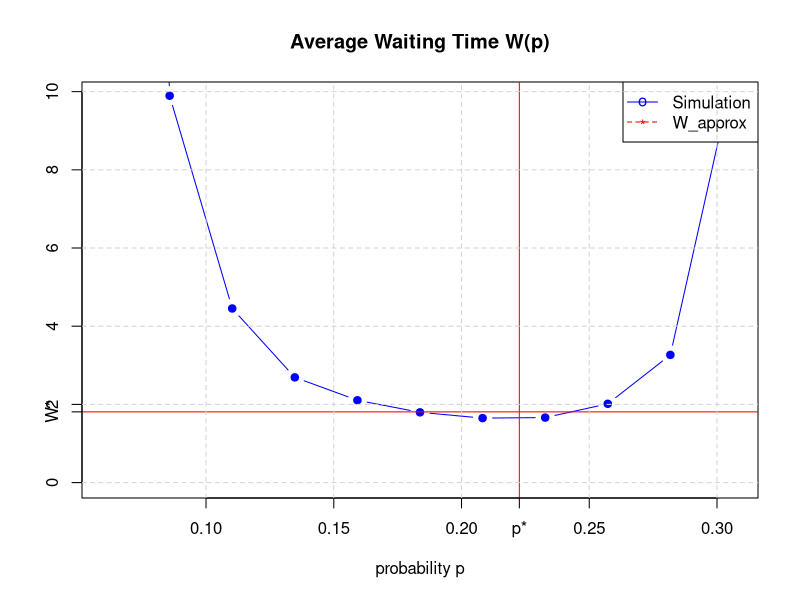
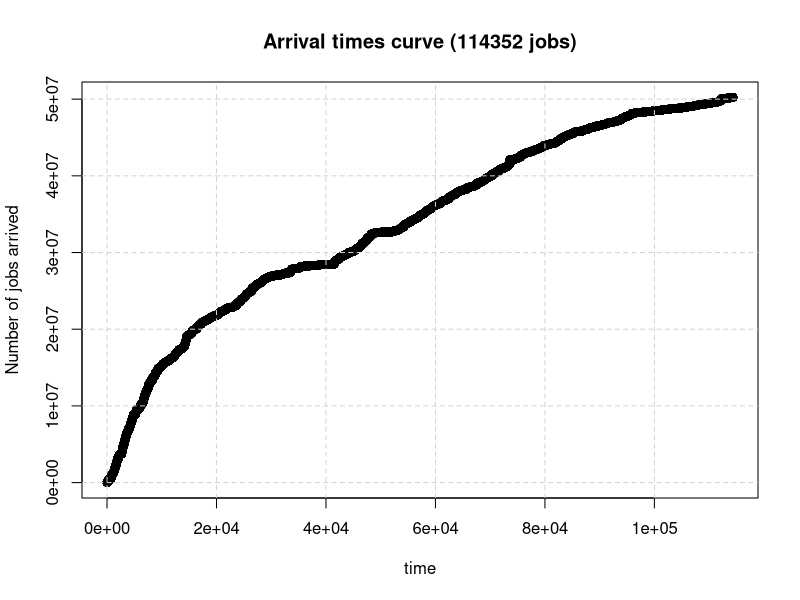
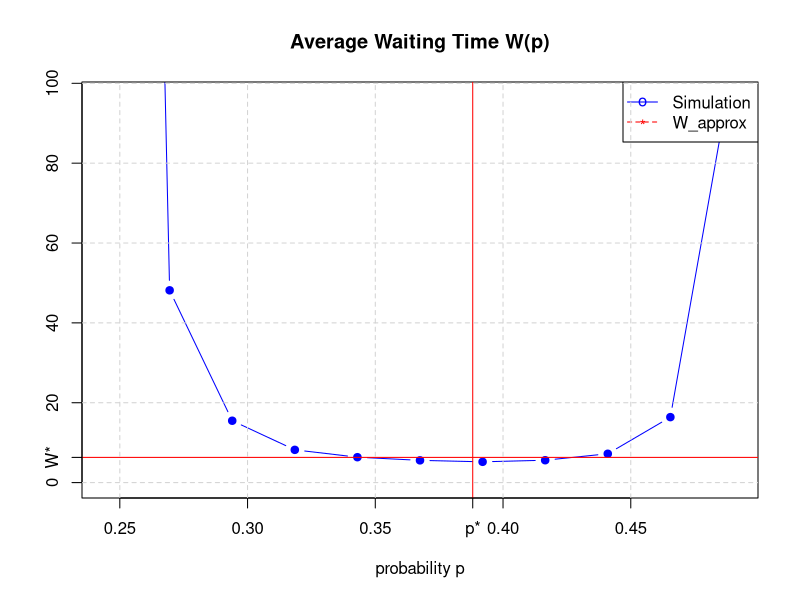

Generate these figures, in order, with R:
## ---- chunk 1
knitr::opts_chunk$set(echo = TRUE)

LB_random <- function(N,p,mu,InterArrival,JobSize) {      

  WaitingTime=rep(0,2);
  WaitingTimeCum=rep(0,2);
  
  for (n in 1:N) #for each job
  {
    # Dispatching decision of RANDOM
    U = sample(x=1:2,1, prob = c(p,1-p)); 
    for (k in 1:2) #for each server
    {
      # Update the waiting time of server k (Lindley's recursion)
      WaitingTime[k] = max(WaitingTime[k] + ifelse(U==k,1,0)*JobSize[n]/mu[k] - InterArrival[n], 0);
      # WaitingTime[k] = max(WaitingTime[k] + (U==k)*JobSize[n]/mu[k] - InterArrival[n], 0);
    }
    WaitingTimeCum[U] = WaitingTimeCum[U]+WaitingTime[U];
  }

 return(sum(WaitingTimeCum)/N);
}

################################################################################
N=1e5; # number of jobs to simulate
set.seed(17); # Set seed for reproducibility

mu = sample(x=1:3, 2, replace = TRUE); # service rates
mu = c(1,3);

# Job size Scenario 1
# xm=1; xM=1e3; beta=0.8;
# JobSize=sample(c(xm,xM),N,replace=T,prob=c(1-1/xM^beta,1/xM^beta)); # Job sizes
# ES=xm*(1-1/xM^beta) + xM^(1-beta); # Expected value of job sizes
# ES2=mean(JobSize*JobSize);

# Job size Scenario 2
JobSize=rexp(N,1); # Job sizes
ES=1;  # E[S]:   Expected value of job sizes
ES2=2; # E[S^2]: Second moment of job sizes

rho=0.8; # network load to test: lambda*E[S]/(mu_1+mu_2)

lambda = rho*sum(mu)/ES; # arrival rate

# For stability, we want lambda*p*ES<mu[1] AND lambda*(1-p)*ES<mu[2] 
# Therefore, p < mu[1]/(ES*lambda) AND p > 1-mu[2]/(lambda*ES)
p_min=max(0.98*(1-mu[2]/(lambda*ES)),0);
p_max=min(0.98*(mu[1]/(ES*lambda)),1);
step=(p_max-p_min)/10;
p_values=seq(p_min, p_max, step);
W_RANDOM=rep(NA,length(p_values));

# InterArrival = rexp(n=N, rate = lambda);           # Inter-arrival times: Poisson
InterArrival = runif(n=N, min = 0, max=2/lambda);    # Inter-arrival times: Uniform

cnt=1;
for (p in p_values) 
{
    W_RANDOM[cnt]=LB_random(N,p,mu,InterArrival,JobSize);
    cat(paste("Avg Waiting Time (p=", round(p,digits=3), ")=", round(W_RANDOM[cnt],digits=3),sep=""), "\n");
    cnt=cnt+1;
}


# function to optimize: W(p)
my_fun=function(p,lambda,mu,ES,ES2) 0.5*ES2*((lambda*p^2)*( (1/mu[1])^2)/(1-lambda*p*ES/mu[1]) + (lambda*(1-p)^2)*((1/mu[2])^2)/(1-lambda*(1-p)*ES/mu[2]))
res<-optimize(my_fun,lower=p_min,upper=p_max,p,lambda,mu,ES,ES2,maximum=FALSE)
W_approx=res$objective;
p_star_approx=res$minimum;
cat(paste("Optimal waiting time and probability given by the approximation: W*=", 
    round(W_approx,digits=3), " p*=",round(p_star_approx,digits=3), sep=""), "\n");


# plot the results
plot(p_values, W_RANDOM, xlim=c(p_min,p_max), ylim = c(0, 1.1*mean(W_RANDOM,na.rm = T)),
     col="blue", lty=1, ylab="",xlab="probability p", type = "b", pch = 19, main=paste("Average Waiting Time W(p)"));
abline(h = W_approx, col="red", ylab="W*");
abline(v = p_star_approx, col="red");
legend("topright",legend=c("Simulation","W_approx"), col=c("blue","red"), pch=c("o","*","+"),lty=c(1,2), ncol=1);

axis(side=1,at=p_star_approx,  labels="p*");
axis(side=2,at=W_approx,  labels="W*");
    
grid(nx = NULL, ny = NULL, lty = 2, col = "lightgray", lwd = 1)


## ---- chunk 2
knitr::opts_chunk$set(echo = TRUE)

# Import in the environment the KIT dataset, i.e., datasets/KIT.txt
# https://github.com/jonatha-anselmi/INFO4-EP/blob/main/datasets/KIT.txt

KIT = read.table('datasets/KIT.txt',sep=' ')
Arrival=KIT$V1;  Service=KIT$V2;  Need=KIT$V3;

# Remove the first J jobs
J=2; Arrival=Arrival[-(1:J)]; 
# Service=Service[-(1:J)]; Need=Need[-(1:J)];

Arrival=Arrival-Arrival[1]; # start from time t=0 


plot(Arrival, main=paste("Arrival times curve (", length(Arrival) ," jobs)", sep=""), xlab="time", ylab="Number of jobs arrived")
grid(nx = NULL, ny = NULL, lty = 2, col = "lightgray", lwd = 1)

InterArrival=Arrival[-1]-Arrival[-length(Arrival)] 
InterArrival=InterArrival+1e4; # to make sure that jobs arrive at different times
InterArrival=InterArrival/mean(InterArrival); # let's normalize so that the arrival rate is 1
lambda=1;
N=length(InterArrival); # number of jobs

# Assume exponential(1) job sizes
JobSize=rexp(N,1); # Job sizes
ES=1;  # E[S]:   Expected value of job sizes
ES2=2; # E[S^2]: Second moment of job sizes

rho = 0.8; # Let's fix the load
mu  = c(2,3);
mu  = (c(2,3)/sum(mu))/rho;

p_min=0.2;
p_max=0.55;
p_min=max(0.98*(1-mu[2]/(lambda*ES)),0);
p_max=min(0.98*(mu[1]/(ES*lambda)),1);
step=(p_max-p_min)/10;
p_values=seq(p_min, p_max, step);
cnt=1;
for (p in p_values) 
{
    W_RANDOM[cnt]=LB_random(N,p,mu,InterArrival,JobSize);
    cat(paste("Avg Waiting Time (p=", round(p,digits=3), ")=", round(W_RANDOM[cnt],digits=3),sep=""), "\n");
    cnt=cnt+1;
}


# function to optimize: W(p)
my_fun=function(p,lambda,mu,ES,ES2) 0.5*ES2*((lambda*p^2)*( (1/mu[1])^2)/(1-lambda*p*ES/mu[1]) + (lambda*(1-p)^2)*((1/mu[2])^2)/(1-lambda*(1-p)*ES/mu[2]))
res<-optimize(my_fun,lower=p_min,upper=p_max,p,lambda,mu,ES,ES2,maximum=FALSE)
W_approx=res$objective;
p_star_approx=res$minimum;
cat(paste("Optimal waiting time and probability given by the approximation: W*=", 
    round(W_approx,digits=3), " p*=",round(p_star_approx,digits=3), sep=""), "\n");


# plot the results
plot(p_values, W_RANDOM, xlim=c(p_min,p_max), ylim = c(0, 1.1*mean(W_RANDOM,na.rm = T)),
     col="blue", lty=1, ylab="",xlab="probability p", type = "b", pch = 19, main=paste("Average Waiting Time W(p)"));
abline(h = W_approx, col="red", ylab="W*");
abline(v = p_star_approx, col="red");
legend("topright",legend=c("Simulation","W_approx"), col=c("blue","red"), pch=c("o","*","+"),lty=c(1,2), ncol=1);

grid(nx = NULL, ny = NULL, lty = 2, col = "lightgray", lwd = 1)

axis(side=1,at=p_star_approx,  labels="p*");
axis(side=2,at=W_approx,  labels="W*");

